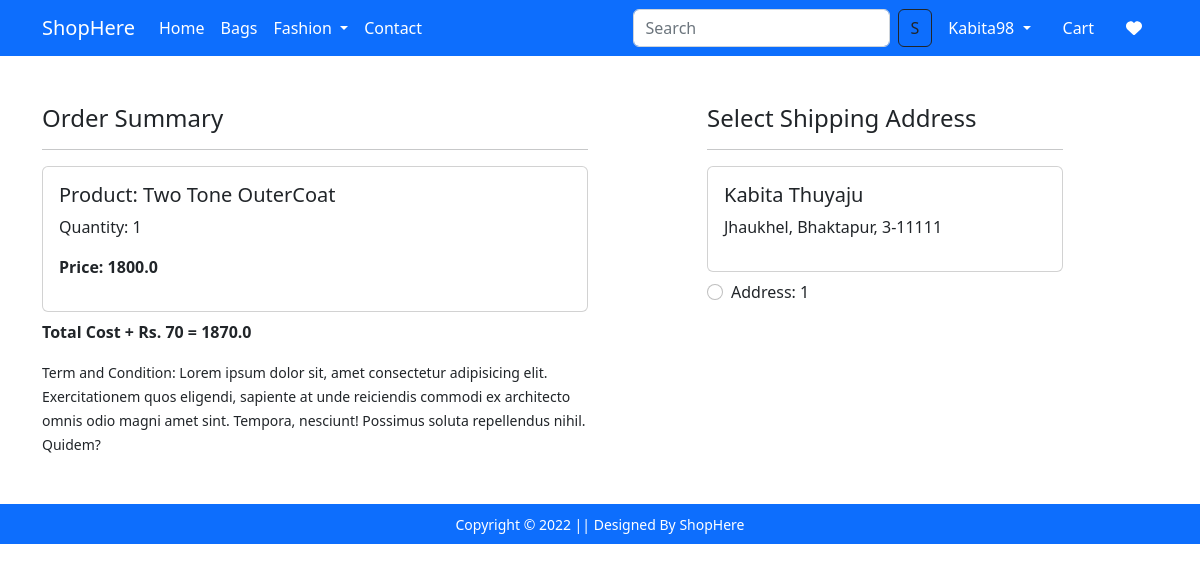
/checkout/ (signed in), run on the app's committed database.
### app/models.py (models this page shows, shortened)
class Cart(models.Model):
    user=models.ForeignKey(User, on_delete=models.CASCADE)
    product=models.ForeignKey(Product, on_delete=models.CASCADE)
    quantity=models.PositiveIntegerField(default=1)
    @property
    def total_cost(self):
        return self.quantity*self.product.discounted_price

class Product(models.Model):
    title=models.CharField(max_length=100)
    selling_price=models.FloatField()
    discounted_price=models.FloatField()
    description=models.TextField()
    brand=models.CharField(max_length=100)
    category=models.CharField(choices=CATEGORY_CHOICES, max_length=5)
    product_image=models.ImageField(upload_to='productimg')

class Customer(models.Model):
    user=models.ForeignKey(User, on_delete=models.CASCADE)
    name=models.CharField(max_length=200)
    locality=models.CharField(max_length=200)
    city=models.CharField(max_length=50)
    zipcode=models.IntegerField()
    state=models.CharField(choices=STATE_CHOICES,max_length=200)

### app/views.py (the view)
# urls.py: path('checkout/',views.checkout,name='checkout'),
@login_required
def checkout(request):
    user=request.user
    add=Customer.objects.filter(user=user)
    cart_items=Cart.objects.filter(user=user)
    amount=0.0
    shipping_amount=70.0
    totalamount=0.0
    cart_product=[p for p in Cart.objects.all() if p.user==user]
    if cart_product:
        for p in cart_product:
            tempamount=(p.quantity*p.product.discounted_price)
            amount+=tempamount
            totalamount=tempamount+shipping_amount
    return render(request, 'app/checkout.html',{'add':add,'totalamount':totalamount,'cart_items':cart_items})

### app/templates/app/checkout.html (shortened to what this page needs)
{% extends 'app/base.html' %}
{% load static %}
{% block main_content %}
<div class="container">
    <div class="row mt-5">
        <div class="col-sm-6">
            <h4>Order Summary</h4>
            <hr>
            {% for item in cart_items %}
                <div class="card mb-2">
                    <div class="card-body">
                        <h5>Product: {{item.product.title}}</h5>
                        <p>Quantity: {{item.quantity}}</p>
                        <p class="fw-bold">Price: {{item.total_cost}}</p>
                    </div>
                </div>
            {% endfor %}
            <p class="fw-bold">Total Cost + Rs. 70 = {{totalamount}}</p>
            <small>
                Term and Condition: Lorem ipsum dolor sit, amet consectetur adipisicing elit. Exercitationem quos eligendi, sapiente at unde reiciendis commodi ex architecto omnis odio magni amet sint. Tempora, nesciunt! Possimus soluta repellendus nihil. Quidem?
            </small>
        </div>
        <div class="col-sm-4 offset-sm-1">
            <h4>Select Shipping Address</h4>
            <hr>
            <form action="/paymentdone" id="myform">
                {% for ad in add %}
                    <div class="card">
                        <div class="card-body">
                            <h5>{{ad.name}}</h5>
                            <p>{{ad.locality}}, {{ad.city}}, {{ad.state}}-{{ad.zipcode}}</p>
                        </div>
                    </div>
                    <div class="form-check mt-2 mb-5">
                        <input class="form-check-input" type="radio"name="custid" id="custid{{forloop.counter}}" value="{{ad.id}}">
                        <label class="form-check-label" for="">
                            Address: {{forloop.counter}}
                        </label>
                    </div>
                {% endfor %}
            </form>
        </div>
    </div>
</div>
{% endblock main_content %}

### app/templates/app/base.html (shortened to what this page needs)
<!DOCTYPE html>
{% load static %}
<html lang="en">
<head>
    <link href="https://cdn.jsdelivr.net/npm/bootstrap@5.2.3/dist/css/bootstrap.min.css" rel="stylesheet"
>
    <link rel="stylesheet" href="{% static 'app/css/owl.carousel.min.css' %}">
    <link rel="stylesheet" href="{% static 'app/css/all.min.css' %}">
    <link rel="stylesheet" href="{% static 'app/css/style.css' %}">
</head>
<body>
    <nav class="navbar navbar-expand-lg navbar-dark bg-primary">
        <div class="container">
          <a class="navbar-brand" href="/">ShopHere</a>
          <div class="collapse navbar-collapse" id="navbarSupportedContent">
            <ul class="navbar-nav me-auto mb-2 mb-lg-0">
                <li class="nav-item">
                  <a class="nav-link active" aria-current="page" href="/">Home</a>
                </li>
                <li class="nav-item">
                  <a class="nav-link text-white" href="{% url 'bags' %}">Bags</a>
                </li>
                <li class="nav-item dropdown">
                  <a class="nav-link dropdown-toggle text-white" href="" role="button" data-bs-toggle="dropdown" aria-expanded="false">
                    Fashion
                  </a>
                </li>
                <li class="nav-item">
                  <a class="nav-link text-white" href="{% url 'contact' %}">Contact</a>
                </li>
            </ul>
            <form class="d-flex" role="search" action="/search">
              <input class="form-control me-2" type="search" placeholder="Search" name="search" aria-label="Search">
              <button class="btn btn-outline-dark" type="submit">S</button>
            </form>
            <div>
                <ul class="navbar-nav me-auto mb-2 mb-lg-0">
                  {% if request.user.is_authenticated %}
                    <li class="nav-item dropdown mx-2">
                        <a class="nav-link dropdown-toggle text-white" href="#" id="profileDropdown" role="button"
                        data-bs-toggle="dropdown" aria-expanded="false">
                        {{request.user|capfirst}}
                        </a>
                    </li>
                    <li class="nav-item mx-2">
                        <a href="{% url 'show_cart' %}" class="nav-link text-white">
                            Cart
                        </a>
                    </li>
                    <li class="nav-item mx-2">
                      <a href="{% url 'showwishlist' %}" class="nav-link text-white">
                        <i class="fa-solid fa-heart"></i>
                      </a>
                    </li>
                    {% endif %}
                </ul>
            </div>
          </div>
        </div>
      </nav>
    {% block main_content %}{% endblock main_content %}
      <footer class="container-fluid bg-primary text-center p-2 mt-5">
        <small class="text-white">Copyright &copy; 2022 || Designed By ShopHere</small>
</body>
</html>

### data on the page
Cart: product "Two Tone OuterCoat", quantity "1", total_cost "1800.0"
Customer: name "Kabita Thuyaju", locality "Jhaukhel", city "Bhaktapur", state "3", zipcode "11111"

### other printed values
{{ request.user|capfirst }} "Kabita98"
{{ totalamount }} "1870.0"
